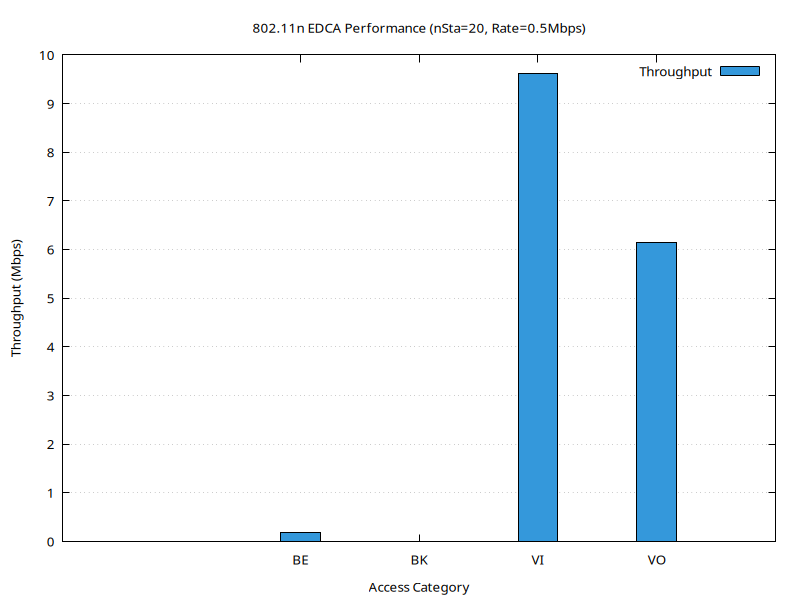

The script that saved this image:
set terminal pngcairo size 800,600 enhanced font 'Verdana,10'
set output 'plot_n20_0.5Mbps.png'
set title '802.11n EDCA Performance (nSta=20, Rate=0.5Mbps)'
set style data histograms
set style fill solid 1.0 border -1
set ylabel 'Throughput (Mbps)'
set xlabel 'Access Category'
set yrange [0:*]
set grid y
plot 'plot_n20_0.5Mbps.dat' using 2:xtic(1) title 'Throughput' lc rgb '#3498db'
